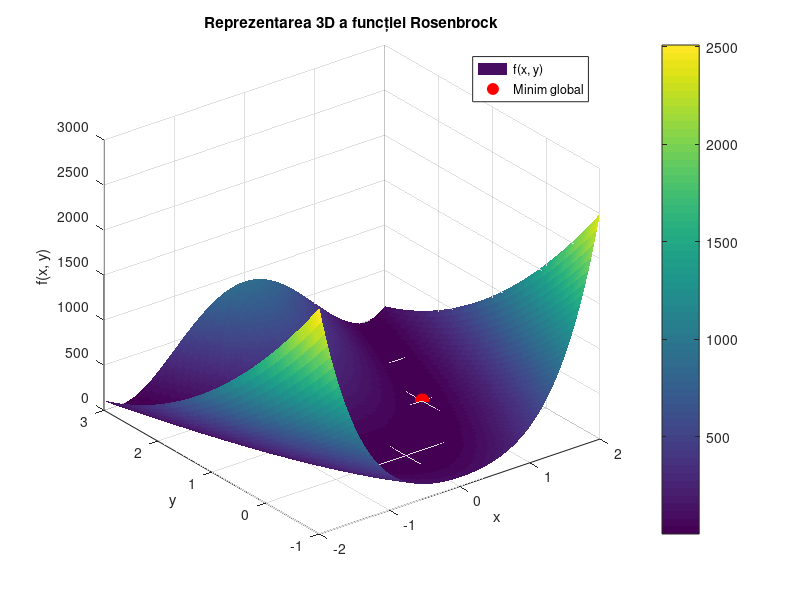

This chart was generated by the following MATLAB code:
%%Functie de doua variabile
clc; clear; close all;
f = @(x, y) (1 - x).^2 + 100*(y - x.^2).^2;
x = linspace(-2, 2, 100);
y = linspace(-1, 3, 100);
[X, Y] = meshgrid(x, y);
Z = f(X, Y);
figure;
surf(X, Y, Z, 'EdgeColor', 'none');
xlabel('x');
ylabel('y');
zlabel('f(x, y)');
title('Reprezentarea 3D a funcției Rosenbrock');
colorbar;
hold on;
x0 = [0, 0]; 
[x_min, f_min] = fminunc(@(v) f(v(1), v(2)), x0);
plot3(x_min(1), x_min(2), f_min, 'ro', 'MarkerSize', 10,'MarkerFaceColor', 'r');
legend('f(x, y)', 'Minim global');
hold off;